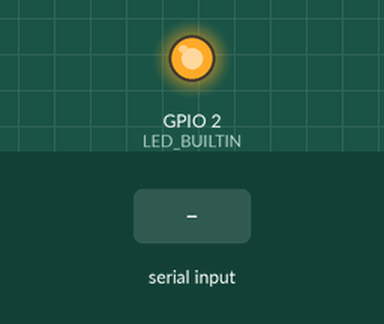
Recording of a sketch running on a simulated ESP8266 (NodeMCU). Parts: output pins drawn as LEDs (lit = HIGH, except the on-board LED, lit = LOW). Inputs (shaded band) come from the test bench. WiFi joins after 1.5 s; servers stay silent unless stated; network time is answered at once with the bench clock; uploads are accepted with an empty reply; the local clock reads 2024-03-15 10:24:30 at power-on unless the sketch sets it; what the sketch prints to the serial monitor is not drawn.

Above: at 3.2 s.
3.3 s: "1\n" received over Serial
At 3.9 s:
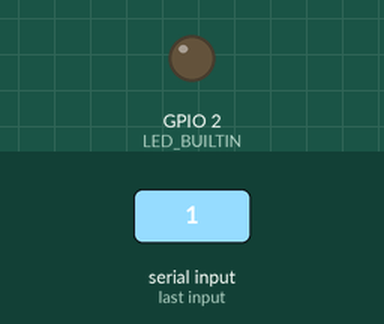
Timing chart, 0 to 6.3 s (numbered marks = the images above; inputs shaded):
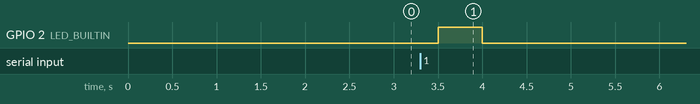

Measured:
- after the input at 3.3 s, GPIO 2 (LED_BUILTIN): LOW → HIGH after 0.20 s, → LOW 0.50 s later

The sketch:

esp.ino
```cpp
/* ************************************************************************** */
/*                                                                            */
/*                                                        :::      ::::::::   */
/*   esp.ino                                            :+:      :+:    :+:   */
/*                                                    +:+ +:+         +:+     */
/*   By: elel-yak <elel-yak@student.1337.ma>        +#+  +:+       +#+        */
/*                                                +#+#+#+#+#+   +#+           */
/*   Created: 2023/08/27 10:06:07 by elel-yak          #+#    #+#             */
/*   Updated: 2023/08/27 10:06:07 by elel-yak         ###   ########.fr       */
/*                                                                            */
/* ************************************************************************** */

#include "discord.h"

void setup() {
  Serial.begin(9600);
  pinMode(LED_BUILTIN, OUTPUT);
  connect_to_wifi();

  // Initialize a NTPClient to get time
  timeClient.begin();

  /* Set offset time in seconds to adjust for your timezone, for example:
     GMT +1 = 3600
     GMT +8 = 28800
     GMT -1 = -3600
     GMT 0 = 0
  */

  timeClient.setTimeOffset(3600);
}

void loop() {
  String msg = "";
  String date = getnettime();
  if (Serial.available()) {   // if there is data available on the serial port
    msg = Serial.readStringUntil('\n');
    discord_send( msg + "         " + date + "         |");
    digitalWrite(LED_BUILTIN, HIGH);
    delay(500);
    digitalWrite(LED_BUILTIN, LOW);
  }
}
```

Credentiels.h
```cpp
/* ************************************************************************** */
/*                                                                            */
/*                                                        :::      ::::::::   */
/*   Credentiels.h                                      :+:      :+:    :+:   */
/*                                                    +:+ +:+         +:+     */
/*   By: elel-yak <elel-yak@student.1337.ma>        +#+  +:+       +#+        */
/*                                                +#+#+#+#+#+   +#+           */
/*   Created: 2023/08/27 10:05:54 by elel-yak          #+#    #+#             */
/*   Updated: 2023/08/27 10:05:54 by elel-yak         ###   ########.fr       */
/*                                                                            */
/* ************************************************************************** */

#define SECRET_SSID "XXXXXXXXXXXXXX"
#define SECRET_PASS "XXXXXXXXXXXXXX"
#define SECRET_WEBHOOK "XXXXXXXXXXXXXX" //Change it to ur own server webhook key
```

discord.h
```cpp
/* ************************************************************************** */
/*                                                                            */
/*                                                        :::      ::::::::   */
/*   discord.h                                          :+:      :+:    :+:   */
/*                                                    +:+ +:+         +:+     */
/*   By: elel-yak <elel-yak@student.1337.ma>        +#+  +:+       +#+        */
/*                                                +#+#+#+#+#+   +#+           */
/*   Created: 2023/08/27 10:06:01 by elel-yak          #+#    #+#             */
/*   Updated: 2023/08/27 10:06:01 by elel-yak         ###   ########.fr       */
/*                                                                            */
/* ************************************************************************** */

#include "Credentiels.h"
#include <ESP8266WiFi.h>
#include <ESP8266HTTPClient.h>
#include <WiFiClient.h>

#include "nettime.h"

void connect_to_wifi() {
  WiFi.begin(SECRET_SSID, SECRET_PASS);
  Serial.print("\nConnecting to WiFi  ");
  while (WiFi.status() != WL_CONNECTED) {
    delay(1000);
    Serial.print(".");
  }
  Serial.println("\nConnected to WiFi");
}

void discord_send(String content) {
  WiFiClientSecure client;
  HTTPClient http;

  client.setInsecure(); // Ignore invalid SSL certificates

  // Replace the URL with your own Discord webhook URL
  http.begin(client, SECRET_WEBHOOK);
  http.addHeader("Content-Type", "application/json");
  String json = "{\"content\":\"" + content + "\"}";
  int httpCode = http.POST(json);
  http.end();
  Serial.println(content);
}
```

nettime.h
```cpp
/* ************************************************************************** */
/*                                                                            */
/*                                                        :::      ::::::::   */
/*   nettime.h                                          :+:      :+:    :+:   */
/*                                                    +:+ +:+         +:+     */
/*   By: elel-yak <elel-yak@student.1337.ma>        +#+  +:+       +#+        */
/*                                                +#+#+#+#+#+   +#+           */
/*   Created: 2023/08/27 10:06:12 by elel-yak          #+#    #+#             */
/*   Updated: 2023/08/27 10:06:14 by elel-yak         ###   ########.fr       */
/*                                                                            */
/* ************************************************************************** */

#include <NTPClient.h>
#include <WiFiUdp.h>

// Define NTP Client to get time
WiFiUDP ntpUDP;
NTPClient timeClient(ntpUDP, "pool.ntp.org");

//Week Days
String weekDays[7] = {"Sunday", "Monday", "Tuesday", "Wednesday", "Thursday", "Friday", "Saturday"};

//Month names
String months[12] = {"January", "February", "March", "April", "May", "June", "July", "August", "September", "October", "November", "December"};

String  getnettime(void)
{
  timeClient.update();

  time_t EPT = timeClient.getEpochTime();

  String FMT = timeClient.getFormattedTime();

  String WD = weekDays[timeClient.getDay()];

  //Get a time structure
  struct tm *ptm = gmtime ((time_t *)&EPT);

  int MD = ptm->tm_mday;

  int CM = ptm->tm_mon+1;

  String CMN = months[CM - 1];

  int CY = ptm->tm_year + 1900;

  //Print complete date:
  String Date ="Date : " + WD + " " + String(MD) + " " + CMN + " " + String(CY) + " " + FMT;
  return (Date);
}
```
